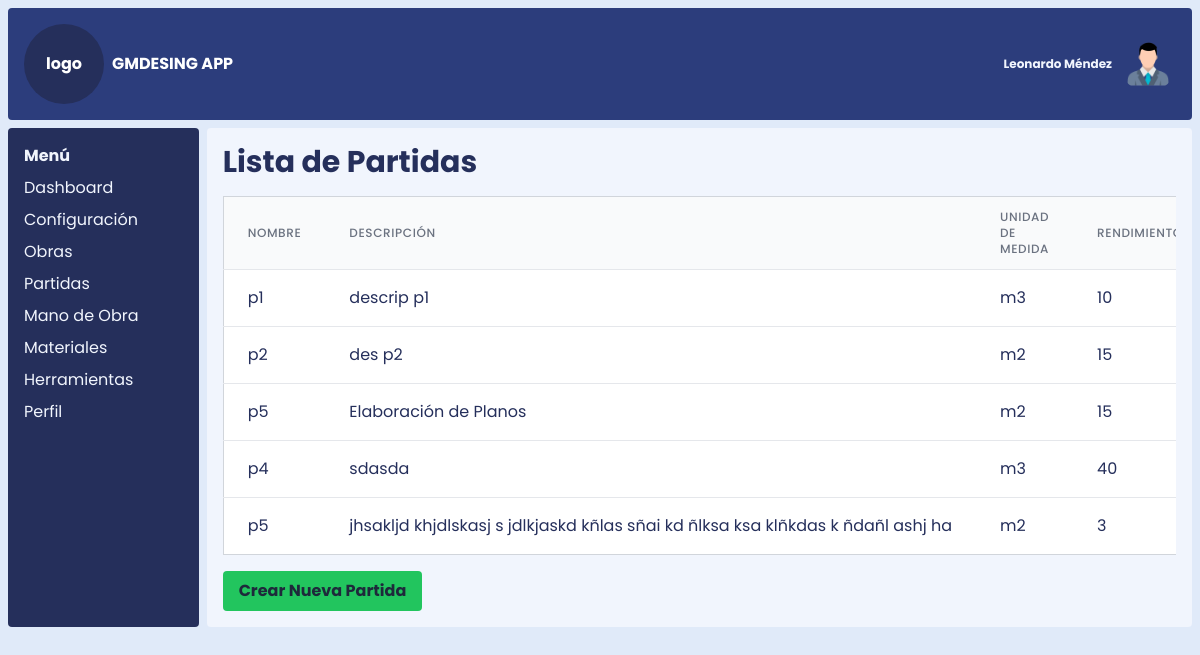
The app's page /partidas with its own data.
### models.py (models this page shows)
class Partida(db.Model):
    __tablename__ = 'partida'
    id_partida = db.Column(db.Integer, primary_key=True)
    nombre_partida = db.Column(db.String(100), nullable=False)
    descripcion_partida = db.Column(db.Text)
    unidad_medida_id = db.Column(
        db.Integer,
        db.ForeignKey('unidad_medida.id_unidad_medida', name='fk_partida_unidad_medida')
    )
    rendimiento = db.Column(db.Integer)
    obras = db.relationship('ObraPartida', back_populates='partida', lazy='dynamic')  # Relación con Obras
    mano_de_obra = db.relationship('PartidasManoDeObra', backref='partida', lazy=True)
    herramientas = db.relationship('PartidasHerramientas', backref='partida', lazy=True)
    materiales = db.relationship('PartidasMateriales', backref='partida', lazy=True)
    unidad_medida = db.relationship('UnidadMedida', backref='partidas')

class UnidadMedida(db.Model):
    __tablename__ = 'unidad_medida'
    id_unidad_medida = db.Column(db.Integer, primary_key=True)
    nombre_unidad_medida = db.Column(db.String(100), nullable=False)

### app.py (the view)
@app.route('/partidas')
def listar_partidas():
    partidas = Partida.query.all()
    headers = ['Nombre', 'Descripción', 'Unidad de Medida','Rendimiento']
    return render_template('listar_partidas.html', headers=headers,partidas=partidas,datos=datos)

### templates/listar_partidas.html (shortened to what this page needs)
{% extends 'index.html' %}
{% import 'componentes/tabla.html' as macros %}
{% block content %}
    <h1 class="text-3xl font-bold mb-4">Lista de Partidas</h1>
    {% if partidas %}
        {% set rows = [] %}
        {% for partida in partidas %}
            {% set row = (partida.nombre_partida, partida.descripcion_partida, partida.unidad_medida.nombre_unidad_medida or "Sin Und", partida.rendimiento) %}
            {% set action = {
                'ver': url_for('ver_partida', id=partida.id_partida),
                'editar': url_for('editar_partida', id_partida=partida.id_partida),
                'eliminar': url_for('eliminar_partida', id_partida=partida.id_partida),
                'id': partida.id_partida,
                'nombre': partida.nombre_partida
            } %}
            {% set _ = rows.append((row, action)) %}
        {% endfor %}
        {{ macros.render_table(headers, rows) }}
    {% else %}
        <p class="text-gray-600">No hay partidas registradas.</p>
    {% endif %}
    <a href="{{ url_for('crear_partida') }}" class="bg-green-500 hover:bg-green-700 text-slate-800 font-bold py-2 px-4 rounded mt-4 inline-block">Crear Nueva Partida</a>
{% endblock %}

### templates/componentes/tabla.html (shortened to what this page needs)
{% macro render_table(headers, rows) %}
<div class="overflow-x-auto">
    <table class="min-w-full divide-y divide-gray-200 border border-gray-300">
        <thead class="bg-gray-50">
            <tr>
                {% for header in headers %}
                <th scope="col" class="px-6 py-3 text-left text-xs font-medium text-gray-500 uppercase tracking-wider">
                    {{ header }}
                </th>
                {% endfor %}
            </tr>
        </thead>
        <tbody class="bg-white divide-y divide-gray-200">
            {% for row, action in rows %}
            <tr>
                {% for item in row %}
                <td class="px-6 py-4 whitespace-nowrap">{{ item }}</td>
                {% endfor %}
            </tr>
            {% endfor %}
        </tbody>
    </table>
</div>
{% endmacro %}

### static/css/styles.css (style rules this page uses)
html, :host { line-height: 1.5; -webkit-text-size-adjust: 100%; -moz-tab-size: 4; -o-tab-size: 4; tab-size: 4; font-family: Poppins, sans-serif; font-feature-settings: normal; font-variation-settings: normal; -webkit-tap-highlight-color: transparent; }
body { margin: 0; line-height: inherit; }
h1, h2, h3, h4, h5, h6 { font-size: inherit; font-weight: inherit; }
a { color: inherit; text-decoration: inherit; }
table { text-indent: 0; border-color: inherit; border-collapse: collapse; }
blockquote, dl, dd, h1, h2, h3, h4, h5, h6, hr, figure, p, pre { margin: 0; }
.base { --tw-bg-opacity: 1; background-color: rgb(224 234 249 / var(--tw-bg-opacity, 1)); }
.mb-4 { margin-bottom: 1rem; }
.mt-4 { margin-top: 1rem; }
.inline-block { display: inline-block; }
.grid { display: grid; }
.h-\[100vh\] { height: 100vh; }
.min-w-full { min-width: 100%; }
.grid-cols-12 { grid-template-columns: repeat(12, minmax(0, 1fr)); }
.gap-2 { gap: 0.5rem; }
.divide-y > :not([hidden]) ~ :not([hidden]) { --tw-divide-y-reverse: 0; border-top-width: calc(1px * calc(1 - var(--tw-divide-y-reverse))); border-bottom-width: calc(1px * var(--tw-divide-y-reverse)); }
.divide-gray-200 > :not([hidden]) ~ :not([hidden]) { --tw-divide-opacity: 1; border-color: rgb(229 231 235 / var(--tw-divide-opacity, 1)); }
.overflow-x-auto { overflow-x: auto; }
.whitespace-nowrap { white-space: nowrap; }
.rounded { border-radius: 0.25rem; }
.border { border-width: 1px; }
.border-gray-300 { --tw-border-opacity: 1; border-color: rgb(209 213 219 / var(--tw-border-opacity, 1)); }
.bg-gray-50 { --tw-bg-opacity: 1; background-color: rgb(249 250 251 / var(--tw-bg-opacity, 1)); }
.bg-green-500 { --tw-bg-opacity: 1; background-color: rgb(34 197 94 / var(--tw-bg-opacity, 1)); }
.bg-white { --tw-bg-opacity: 1; background-color: rgb(255 255 255 / var(--tw-bg-opacity, 1)); }
.p-2 { padding: 0.5rem; }
.px-4 { padding-left: 1rem; padding-right: 1rem; }
.px-6 { padding-left: 1.5rem; padding-right: 1.5rem; }
.py-2 { padding-top: 0.5rem; padding-bottom: 0.5rem; }
.py-3 { padding-top: 0.75rem; padding-bottom: 0.75rem; }
.py-4 { padding-top: 1rem; padding-bottom: 1rem; }
.text-left { text-align: left; }
.text-3xl { font-size: 1.875rem; line-height: 2.25rem; }
.text-xs { font-size: 0.75rem; line-height: 1rem; }
.font-bold { font-weight: 700; }
.font-medium { font-weight: 500; }
.uppercase { text-transform: uppercase; }
.tracking-wider { letter-spacing: 0.05em; }
.text-gray-500 { --tw-text-opacity: 1; color: rgb(107 114 128 / var(--tw-text-opacity, 1)); }
.text-slate-800 { --tw-text-opacity: 1; color: rgb(30 41 59 / var(--tw-text-opacity, 1)); }

### records on screen
Partida: nombre_partida "p1", descripcion_partida "descrip p1"
UnidadMedida: nombre_unidad_medida "m3"
Partida: nombre_partida "p2", descripcion_partida "des p2"
UnidadMedida: nombre_unidad_medida "m2"
Partida: nombre_partida "p5", descripcion_partida "Elaboración de Planos"
Partida: nombre_partida "p4", descripcion_partida "sdasda"
Partida: nombre_partida "p5", descripcion_partida "jhsakljd khjdlskasj s jdlkjaskd kñlas sñai kd ñlksa ksa klñkdas k ñdañl ashj ha"

### other values on screen
{{ datos.sistema }} "GMDESING APP"
{{ datos.usuario }} "Leonardo Méndez"
{{ item.name }} "Dashboard" "Configuración" "Obras" "Partidas" "Mano de Obra" "Materiales" "Herramientas" "Perfil"
{{ header }} "NOMBRE" "DESCRIPCIÓN" "UNIDAD DE MEDIDA"
{{ item }} "10" "15" "15" "40" "3"
